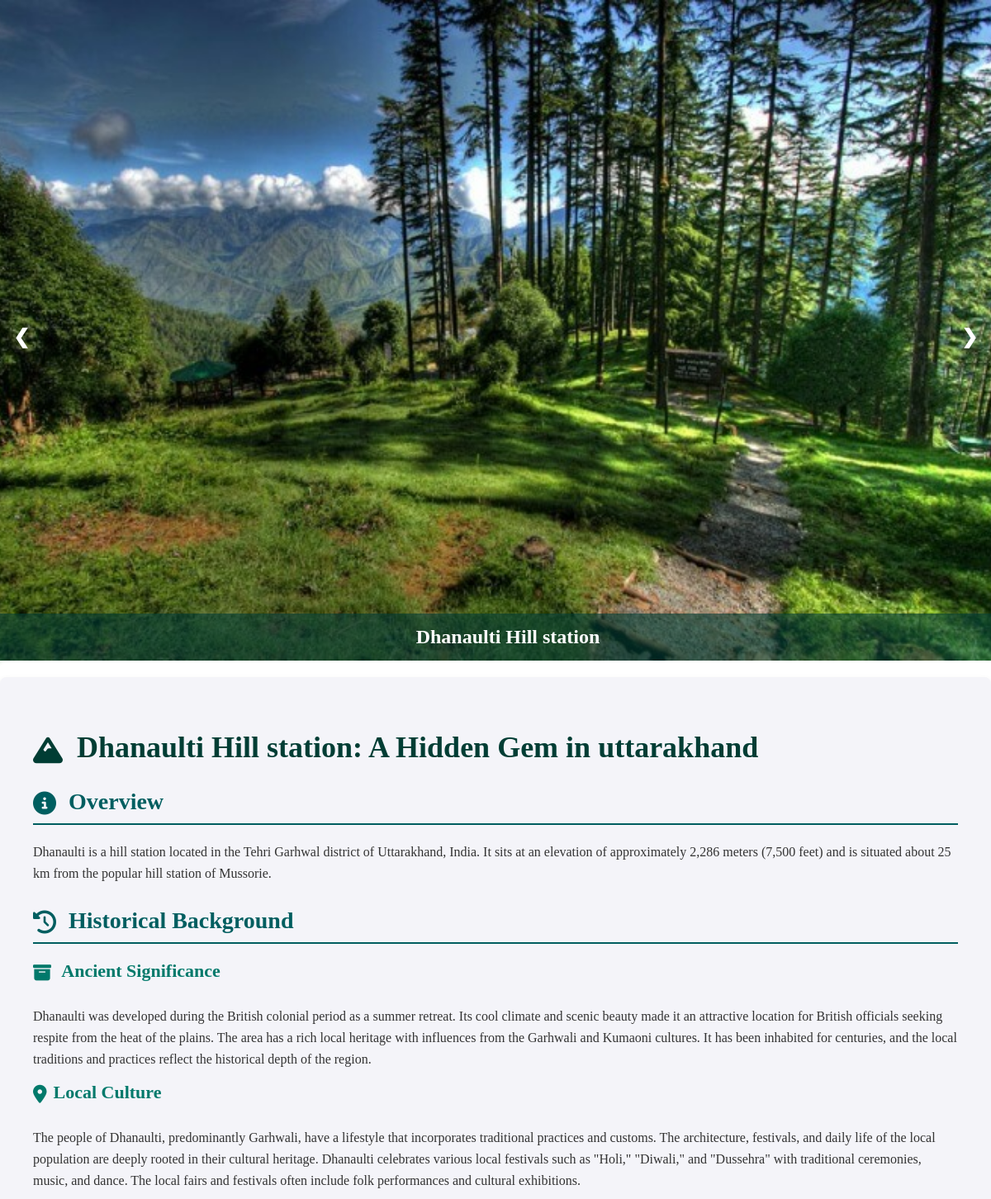
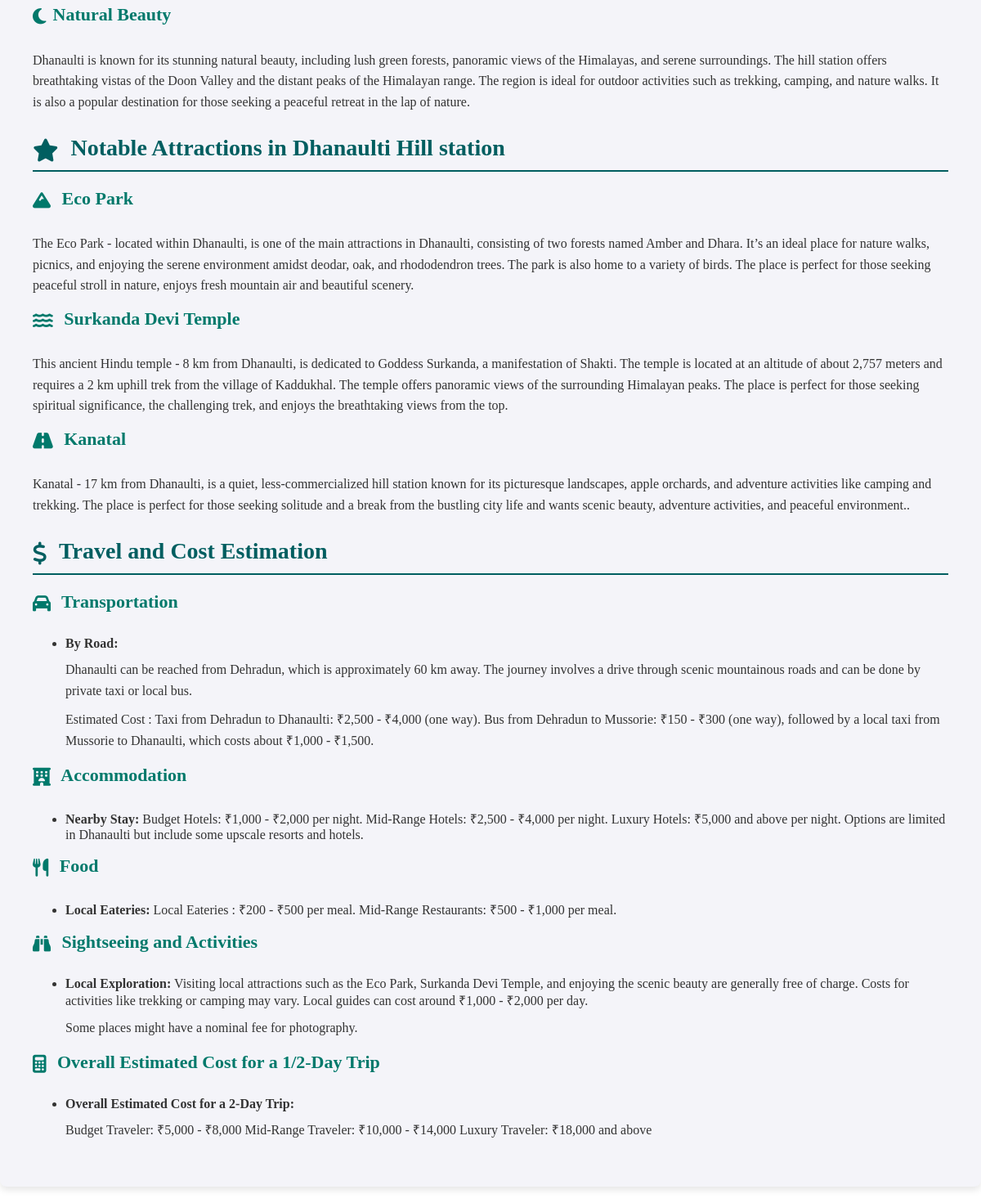
Screenshot of /stories/north/uttarakhand/Dhanaulti Hill station with the database file from the repository (2 pictures, top to bottom).
### app/models.py (models this page shows, shortened)
class Place(models.Model):
    place_name = models.CharField(max_length=100)
    state = models.ForeignKey(State, related_name='places', on_delete=models.CASCADE)
    story = models.TextField()
    image1 = models.ImageField(upload_to='media/')
    image2 = models.ImageField(upload_to='media/')
    image3 = models.ImageField(upload_to='media/')

class State(models.Model):
    state_name = models.CharField(max_length=50)
    direction = models.CharField(max_length=50)

class hist_back(models.Model):
    place = models.ForeignKey(Place, related_name='histories', on_delete=models.CASCADE)
    head = models.TextField()
    info = models.TextField()

class Nearby_Place(models.Model):
    placename = models.CharField(max_length=100)
    main_place = models.ForeignKey(Place,related_name='nearby_places', on_delete=models.CASCADE)
    desc = models.TextField()

class travel_and_cost(models.Model):
    CATEGORY_CHOICES = [
        ('TRANSPORTATION', 'Transportation'),
        ('ACCOMMODATION', 'Accommodation'),
        ('FOOD', 'Food'),
        ('SIGHTSEEING', 'Sightseeing and Activities'),
        ('OVERALL_COST', 'Overall Cost'),
    ]
    main_place = models.ForeignKey(Place,related_name='travel_and_cost', on_delete=models.CASCADE, default=1)
    category = models.CharField(max_length=20, choices=CATEGORY_CHOICES)
    title = models.CharField(max_length=100, help_text="Title or Name (e.g., By Road, Budget Homestays, etc.)")
    description = models.TextField(blank=True, help_text="Detailed description or itinerary information.")
    cost = models.CharField(max_length=100, blank=True, help_text="Cost range or pricing information.")
    additional_info = models.TextField(blank=True, help_text="Any additional information related to this entry.")

### app/views.py (the view)
# urls.py: path('stories/<str:direction>/<str:state>/<str:place>',views.place,name='place'),
def place(request, direction, state, place):
    place_obj = get_object_or_404(Place, place_name=place,state__state_name=state)
    nearby_places = place_obj.nearby_places.all()
    histories = place_obj.histories.all()
    transportation = place_obj.travel_and_cost.filter(category='TRANSPORTATION')
    accommodation = place_obj.travel_and_cost.filter(category='ACCOMMODATION')
    food = place_obj.travel_and_cost.filter(category='FOOD')
    sightseeing = place_obj.travel_and_cost.filter(category='SIGHTSEEING')
    overall_cost = place_obj.travel_and_cost.filter(category='OVERALL_COST')
    context = {
        'place':place_obj,'nearbyplaces':nearby_places,'histories':histories,
        'transportation': transportation,
        'accommodation': accommodation,
        'food': food,
        'sightseeing': sightseeing,
        'overall_cost': overall_cost
    }
    return render(request, 'index2.html', context)

### app/templates/index2.html (shortened to what this page needs)
<!DOCTYPE html>
<html lang="en">
  {% load static %}
  <head>
    <link
      rel="stylesheet"
      href="https://cdnjs.cloudflare.com/ajax/libs/font-awesome/6.4.0/css/all.min.css"
    />
    <link rel="stylesheet" href="{% static "css/style2.css" %}">
  </head>
  <body>
      <div class="btn_one">
        <label for="check">
        </label>
      </div>
    <div class="slideshow-container">
        <div class="slide active">
            <img src="/media/{{place.image1}}" alt="Image 1">
        </div>
        <a class="prev" onclick="plusSlides(-1)">&#10094;</a>
        <a class="next" onclick="plusSlides(1)">&#10095;</a>
        <div class="caption">{{place.place_name}}</div>
    </div>
    <div class="content">
        <h1><i class="fas fa-mountain icon"></i> {{place.place_name}}: A Hidden Gem in {{place.state.state_name}}</h1>
        <h3><i class="fas fa-info-circle icon"></i> Overview</h3>
        <p>{{place.story}}</p>
        <h3><i class="fas fa-history icon"></i> Historical Background</h3>
        <h4><i class="fas fa-archive icon"></i> {{histories.0.head}}</h4>
        <p>{{histories.0.info}}</p>
        <h4><i class="fas fa-map-marker-alt icon"></i>{{histories.1.head}}</h4>
        <p>{{histories.1.info}}</p>
        <h4><i class="fas fa-moon icon"></i>{{histories.2.head}}</h4>
        <p>{{histories.2.info}}</p>
        <h3><i class="fas fa-star icon"></i> Notable Attractions in {{place.place_name}}</h3>
        <h4><i class="fas fa-mountain icon"></i> {{nearbyplaces.0.placename}}</h4>
        <p>{{nearbyplaces.0.desc}}</p>
        <h4><i class="fas fa-water icon"></i> {{nearbyplaces.1.placename}}</h4>
        <p>{{nearbyplaces.1.desc}}</p>
        <h4><i class="fas fa-road icon"></i> {{nearbyplaces.2.placename}}</h4>
        <p>{{nearbyplaces.2.desc}}.</p>
        <h3><i class="fas fa-dollar-sign icon"></i> Travel and Cost Estimation</h3>
        <h4><i class="fas fa-car icon"></i> Transportation</h4>
    <ul>
    {% for detail in transportation %}
        <li><strong>{{ detail.title }}:</strong></li>
        <p> {{ detail.description }} </p>
        {% if detail.additional_info %}
            <p>{{ detail.additional_info }}</p>
        {% endif %}
    {% endfor %}
</ul>
<h4><i class="fas fa-hotel icon"></i> Accommodation</h4>
<ul>
    {% for detail in accommodation %}
        <li><strong>{{ detail.title }}:</strong> {{ detail.description }}
        </li>
    {% endfor %}
</ul>
<h4><i class="fas fa-utensils icon"></i> Food</h4>
<ul>
    {% for detail in food %}
        <li><strong>{{ detail.title }}:</strong> {{ detail.description }}
        </li>
    {% endfor %}
</ul>
<h4><i class="fas fa-binoculars icon"></i> Sightseeing and Activities</h4>
<ul>
    {% for detail in sightseeing %}
        <li><strong>{{ detail.title }}:</strong> {{ detail.description }}
           {% if detail.additional_info %} <p> {{ detail.additional_info }} </p> {% endif %}
        </li>
    {% endfor %}
</ul>
<h4><i class="fas fa-calculator icon"></i> Overall Estimated Cost for a 1/2-Day Trip</h4>
<ul>
    {% for detail in overall_cost %}
        <li><strong>{{ detail.title }}:</strong>
          {% if detail.additional_info %}
            <p>{{ detail.additional_info }}</p>
          {% endif %}</li>
    {% endfor %}
</ul>
    </div>
</body>
</html>

### app/static/css/style2.css (style rules this page uses)
body, html { font-family: 'Lora', serif; margin: 0; padding: 0; width: 100%; height: 100%; overflow-x: hidden; }
.slideshow-container { position: relative; width: 100%; height: 100vh; overflow: hidden; }
.slide { display: none; text-align: center; width: 100%; height: 100%; }
.slide img { width: 100%; height: 100%; object-fit: cover; }
.active { display: block; }
.caption { position: absolute; bottom: 0; width: 100%; padding: 15px; font-size: 24px; background-color: rgb(0, 61, 52,0.6); color: #fff; font-weight: 600; text-align: center; }
.prev, .next { cursor: pointer; position: absolute; top: 50%; width: auto; padding: 16px; margin-top: -22px; color: #fff; font-weight: bold; font-size: 24px; transition: 0.6s ease; border-radius: 0 3px 3px 0; user-select: none; }
.prev { left: 0; border-radius: 3px 0 0 3px; }
.next { right: 0; border-radius: 0 3px 3px 0; }
.content { padding: 40px; background-color: #f4f4f9; color: #333; max-width: 1200px; margin: 20px auto; border-radius: 8px; box-shadow: 0 4px 8px rgba(0,0,0,0.1); }
h1 { font-size: 36px; color: #003d34; margin-bottom: 20px; }
h3 { font-size: 28px; color: #005e60; border-bottom: 2px solid #005e60; padding-bottom: 10px; margin-bottom: 20px; }
h4 { font-size: 22px; color: #00796b; margin-top: 15px; }
p { line-height: 1.6; margin: 10px 0; }
.icon { margin-right: 8px; vertical-align: middle; }
.btn_one { color: rgb(96, 2, 0); font-size: 30px; font-weight: 700; position: absolute; left: 16px; line-height: 60px; cursor: pointer; transition: all 0.3s linear; }
.sidebar_menu .menu i,a { text-decoration: none; color: rgb(0, 64, 124); font-size: 20px; }

### rows the page displays
Place: image1 (picture), place_name "Dhanaulti Hill station", state.state_name "uttarakhand", story "Dhanaulti is a hill station located in the Tehri Garhwal district of Uttarakhand, India. It sits at an elevation of approximately 2,286 meters (7,500 feet) and is situated about 25 km from the popular hill station of Mussorie.", id.head "Ancient Significance", id.placename "Eco Park"
hist_back: place+info "Dhanaulti was developed during the British colonial period as a summer retreat. Its cool climate and scenic beauty made it an attractive location for British officials seeking respite from the heat of the plains. The area has a rich local heritage with influences from the Garhwali and Kumaoni cultures. It has been inhabited for centuries, and the local traditions and practices reflect the historical depth of the region."
hist_back: place+head "Local Culture", place+info "The people of Dhanaulti, predominantly Garhwali, have a lifestyle that incorporates traditional practices and customs. The architecture, festivals, and daily life of the local population are deeply rooted in their cultural heritage. Dhanaulti celebrates various local festivals such as \"Holi,\" \"Diwali,\" and \"Dussehra\" with traditional ceremonies, music, and dance. The local fairs and festivals often include folk performances and cultural exhibitions."
hist_back: place+head "Natural Beauty", place+info "Dhanaulti is known for its stunning natural beauty, including lush green forests, panoramic views of the Himalayas, and serene surroundings. The hill station offers breathtaking vistas of the Doon Valley and the distant peaks of the Himalayan range. The region is ideal for outdoor activities such as trekking, camping, and nature walks. It is also a popular destination for those seeking a peaceful retreat in the lap of nature."
Nearby_Place: main_place+desc "The Eco Park - located within Dhanaulti, is one of the main attractions in Dhanaulti, consisting of two forests named Amber and Dhara. It’s an ideal place for nature walks, picnics, and enjoying the serene environment amidst deodar, oak, and rhododendron trees. The park is also home to a variety of birds. The place is perfect for those seeking peaceful stroll in nature, enjoys fresh mountain air and beautiful scenery."
Nearby_Place: main_place+placename "Surkanda Devi Temple", main_place+desc "This ancient Hindu temple - 8 km from Dhanaulti, is dedicated to Goddess Surkanda, a manifestation of Shakti. The temple is located at an altitude of about 2,757 meters and requires a 2 km uphill trek from the village of Kaddukhal. The temple offers panoramic views of the surrounding Himalayan peaks. The place is perfect for those seeking spiritual significance, the challenging trek, and enjoys the breathtaking views from the top."
Nearby_Place: main_place+placename "Kanatal", main_place+desc "Kanatal - 17 km from Dhanaulti, is a quiet, less-commercialized hill station known for its picturesque landscapes, apple orchards, and adventure activities like camping and trekking. The place is perfect for those seeking solitude and a break from the bustling city life and wants scenic beauty, adventure activities, and peaceful environment."
travel_and_cost: title "By Road", description "Dhanaulti can be reached from Dehradun, which is approximately 60 km away. The journey involves a drive through scenic mountainous roads and can be done by private taxi or local bus.", additional_info "Estimated Cost : Taxi from Dehradun to Dhanaulti: ₹2,500 - ₹4,000 (one way). Bus from Dehradun to Mussorie: ₹150 - ₹300 (one way), followed by a local taxi from Mussorie to Dhanaulti, which costs about ₹1,000 - ₹1,500."
travel_and_cost: title "Nearby Stay", description "Budget Hotels: ₹1,000 - ₹2,000 per night. Mid-Range Hotels: ₹2,500 - ₹4,000 per night. Luxury Hotels: ₹5,000 and above per night. Options are limited in Dhanaulti but include some upscale resorts and hotels."
travel_and_cost: title "Local Eateries", description "Local Eateries : ₹200 - ₹500 per meal. Mid-Range Restaurants: ₹500 - ₹1,000 per meal."
travel_and_cost: title "Local Exploration", description "Visiting local attractions such as the Eco Park, Surkanda Devi Temple, and enjoying the scenic beauty are generally free of charge. Costs for activities like trekking or camping may vary. Local guides can cost around ₹1,000 - ₹2,000 per day.", additional_info "Some places might have a nominal fee for photography."
travel_and_cost: title "Overall Estimated Cost for a 2-Day Trip", additional_info "Budget Traveler: ₹5,000 - ₹8,000 Mid-Range Traveler: ₹10,000 - ₹14,000 Luxury Traveler: ₹18,000 and above"
